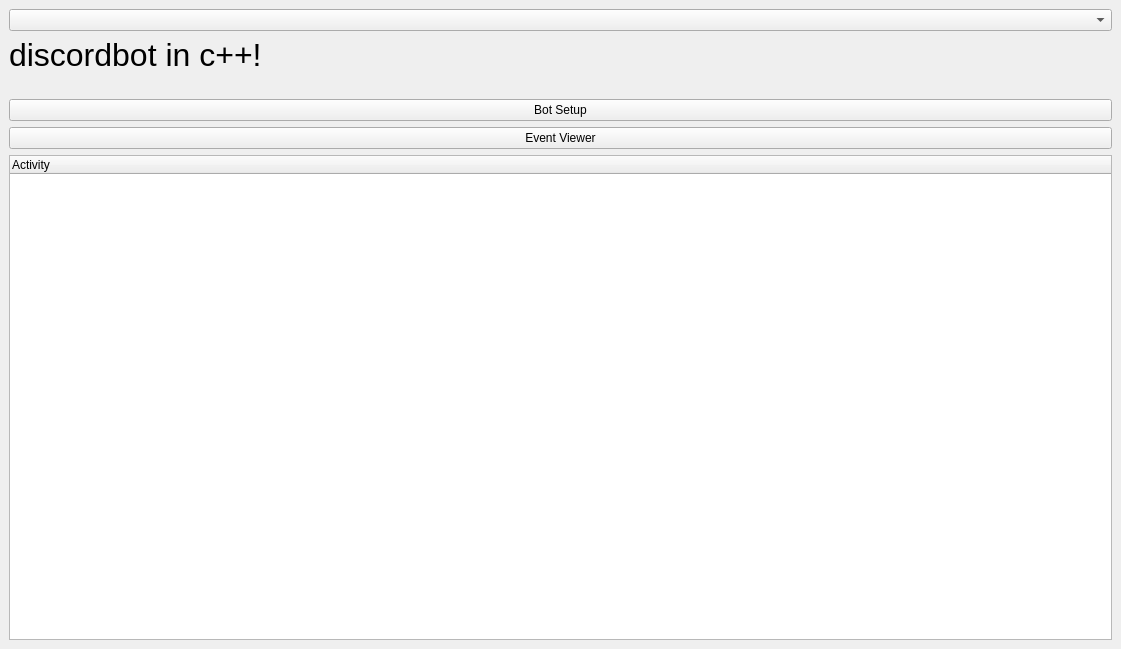
<?xml version="1.0" encoding="UTF-8"?>
<ui version="4.0">
 <class>discordbotui</class>
 <widget class="QMainWindow" name="discordbotui">
  <property name="geometry">
   <rect>
    <x>0</x>
    <y>0</y>
    <width>1121</width>
    <height>649</height>
   </rect>
  </property>
  <property name="windowTitle">
   <string>discordbot</string>
  </property>
  <property name="windowIcon">
   <iconset resource="rsrc.qrc">
    <normaloff>:/discordbot/discordicon.png</normaloff>:/discordbot/discordicon.png</iconset>
  </property>
  <widget class="QWidget" name="centralwidget">
   <layout class="QGridLayout" name="gridLayout">
    <item row="5" column="0">
     <widget class="QPushButton" name="buttonSettings">
      <property name="text">
       <string>Bot Setup</string>
      </property>
      <property name="icon">
       <iconset resource="rsrc.qrc">
        <normaloff>:/discordbot/discordicon.png</normaloff>:/discordbot/discordicon.png</iconset>
      </property>
      <property name="iconSize">
       <size>
        <width>32</width>
        <height>32</height>
       </size>
      </property>
     </widget>
    </item>
    <item row="3" column="0">
     <widget class="QLabel" name="avatar">
      <property name="autoFillBackground">
       <bool>false</bool>
      </property>
      <property name="lineWidth">
       <number>0</number>
      </property>
      <property name="text">
       <string/>
      </property>
      <property name="pixmap">
       <pixmap resource="rsrc.qrc">:/discordbot/discordicon.png</pixmap>
      </property>
      <property name="scaledContents">
       <bool>false</bool>
      </property>
     </widget>
    </item>
    <item row="0" column="0">
     <widget class="QComboBox" name="botSelect"/>
    </item>
    <item row="15" column="0">
     <widget class="QTreeWidget" name="activity">
      <property name="indentation">
       <number>0</number>
      </property>
      <property name="rootIsDecorated">
       <bool>true</bool>
      </property>
      <property name="uniformRowHeights">
       <bool>true</bool>
      </property>
      <property name="headerHidden">
       <bool>false</bool>
      </property>
      <attribute name="headerVisible">
       <bool>true</bool>
      </attribute>
      <attribute name="headerStretchLastSection">
       <bool>true</bool>
      </attribute>
      <column>
       <property name="text">
        <string>Activity</string>
       </property>
      </column>
     </widget>
    </item>
    <item row="1" column="0">
     <widget class="QLabel" name="title">
      <property name="font">
       <font>
        <pointsize>24</pointsize>
       </font>
      </property>
      <property name="text">
       <string>discordbot in c++!</string>
      </property>
     </widget>
    </item>
    <item row="6" column="0">
     <widget class="QPushButton" name="buttonEvents">
      <property name="text">
       <string>Event Viewer</string>
      </property>
      <property name="icon">
       <iconset resource="rsrc.qrc">
        <normaloff>:/discordbot/discordicon.png</normaloff>:/discordbot/discordicon.png</iconset>
      </property>
      <property name="iconSize">
       <size>
        <width>32</width>
        <height>32</height>
       </size>
      </property>
     </widget>
    </item>
   </layout>
  </widget>
 </widget>
 <resources>
  <include location="rsrc.qrc"/>
 </resources>
 <connections/>
</ui>
